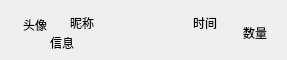
<?xml version="1.0" encoding="UTF-8"?>
<ui version="4.0">
 <class>MessageItem</class>
 <widget class="QWidget" name="MessageItem">
  <property name="geometry">
   <rect>
    <x>0</x>
    <y>0</y>
    <width>287</width>
    <height>60</height>
   </rect>
  </property>
  <property name="minimumSize">
   <size>
    <width>250</width>
    <height>60</height>
   </size>
  </property>
  <property name="maximumSize">
   <size>
    <width>330</width>
    <height>60</height>
   </size>
  </property>
  <property name="windowTitle">
   <string>Form</string>
  </property>
  <widget class="QLabel" name="headshot">
   <property name="geometry">
    <rect>
     <x>10</x>
     <y>0</y>
     <width>50</width>
     <height>50</height>
    </rect>
   </property>
   <property name="minimumSize">
    <size>
     <width>50</width>
     <height>50</height>
    </size>
   </property>
   <property name="maximumSize">
    <size>
     <width>50</width>
     <height>50</height>
    </size>
   </property>
   <property name="text">
    <string>头像</string>
   </property>
   <property name="alignment">
    <set>Qt::AlignCenter</set>
   </property>
  </widget>
  <widget class="QLabel" name="message">
   <property name="geometry">
    <rect>
     <x>50</x>
     <y>30</y>
     <width>190</width>
     <height>25</height>
    </rect>
   </property>
   <property name="minimumSize">
    <size>
     <width>190</width>
     <height>25</height>
    </size>
   </property>
   <property name="maximumSize">
    <size>
     <width>190</width>
     <height>25</height>
    </size>
   </property>
   <property name="text">
    <string>信息</string>
   </property>
  </widget>
  <widget class="QLabel" name="nickname">
   <property name="geometry">
    <rect>
     <x>70</x>
     <y>10</y>
     <width>100</width>
     <height>25</height>
    </rect>
   </property>
   <property name="minimumSize">
    <size>
     <width>100</width>
     <height>25</height>
    </size>
   </property>
   <property name="maximumSize">
    <size>
     <width>100</width>
     <height>25</height>
    </size>
   </property>
   <property name="text">
    <string>昵称</string>
   </property>
  </widget>
  <widget class="QLabel" name="time">
   <property name="geometry">
    <rect>
     <x>180</x>
     <y>10</y>
     <width>50</width>
     <height>25</height>
    </rect>
   </property>
   <property name="minimumSize">
    <size>
     <width>50</width>
     <height>25</height>
    </size>
   </property>
   <property name="maximumSize">
    <size>
     <width>50</width>
     <height>15</height>
    </size>
   </property>
   <property name="text">
    <string>时间</string>
   </property>
   <property name="alignment">
    <set>Qt::AlignCenter</set>
   </property>
  </widget>
  <widget class="QLabel" name="NotGetMessageNumber">
   <property name="geometry">
    <rect>
     <x>230</x>
     <y>20</y>
     <width>50</width>
     <height>25</height>
    </rect>
   </property>
   <property name="minimumSize">
    <size>
     <width>50</width>
     <height>25</height>
    </size>
   </property>
   <property name="maximumSize">
    <size>
     <width>50</width>
     <height>25</height>
    </size>
   </property>
   <property name="text">
    <string>数量</string>
   </property>
   <property name="alignment">
    <set>Qt::AlignCenter</set>
   </property>
  </widget>
 </widget>
 <resources/>
 <connections/>
</ui>
